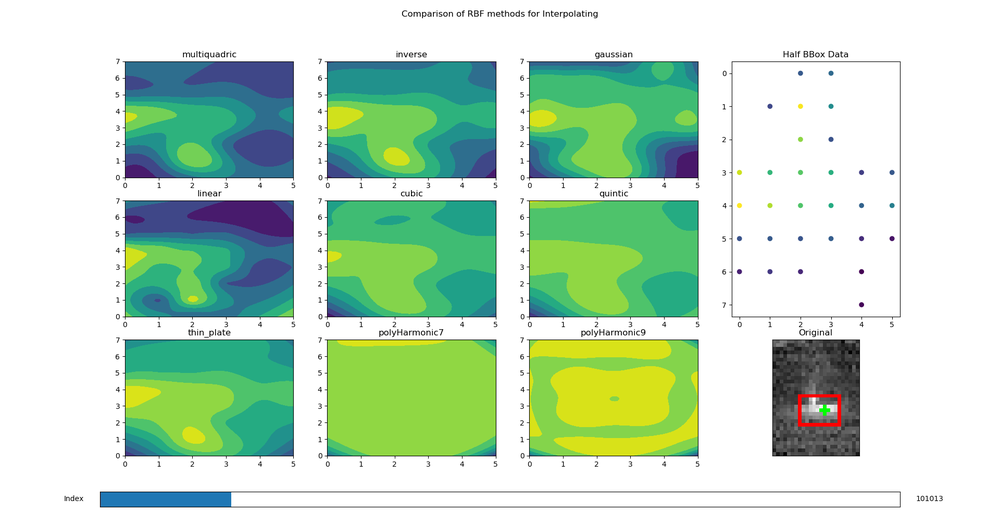
#> input picture 03 Scripts/3D Thermal Reconstruction/2dRBFhalfdataexample_f101013.png, 1000 x 512 px, shrunk from 1920 x 983 before the run, given in place of the camera
$ python slic-superpixels-graph-cut-camera.py
#> lines starting #> are read from the running program, lines starting #| are printed output that depends on the picture
import cv2
import numpy as np
import matplotlib.pyplot as plt
from skimage.segmentation import slic
from skimage.segmentation import mark_boundaries
from skimage.data import astronaut
from skimage.util import img_as_float
import maxflow
from scipy.spatial import Delaunay

############## FROM https://gist.github.com/royshil/52bd3a0e21e9e7f6a8747bde52a3f86b #################
# Calculate the SLIC superpixels, their histograms and neighbors
def superpixels_histograms_neighbors(img):
    # SLIC
    segments = slic(img, n_segments=500, compactness=20)
    segments_ids = np.unique(segments)

    # centers
    centers = np.array([np.mean(np.nonzero(segments==i),axis=1) for i in segments_ids])

    # H-S histograms for all superpixels
    hsv = cv2.cvtColor(img.astype('float32'), cv2.COLOR_BGR2HSV)
    bins = [20, 20] # H = S = 20
    ranges = [0, 360, 0, 1] # H: [0, 360], S: [0, 1]
    colors_hists = np.float32([cv2.calcHist([hsv],[0, 1], np.uint8(segments==i), bins, ranges).flatten() for i in segments_ids])

    # neighbors via Delaunay tesselation
    tri = Delaunay(centers)

    return (centers,colors_hists,segments,tri.vertex_neighbor_vertices)

# Get superpixels IDs for FG and BG from marking
# foreground is marked with red
# background is marked wtih blue
def find_superpixels_under_marking(marking, superpixels):
    fg_segments = np.unique(superpixels[marking[:,:,0]!=255])
    bg_segments = np.unique(superpixels[marking[:,:,2]!=255])
    return (fg_segments, bg_segments)

# Sum up the histograms for a given selection of superpixel IDs, normalize
def cumulative_histogram_for_superpixels(ids, histograms):
    h = np.sum(histograms[ids],axis=0)
    return h / h.sum()

# Get a bool mask of the pixels for a given selection of superpixel IDs
def pixels_for_segment_selection(superpixels_labels, selection):
    pixels_mask = np.where(np.isin(superpixels_labels, selection), True, False)
    return pixels_mask

# Get a normalized version of the given histograms (divide by sum)
def normalize_histograms(histograms):
    return np.float32([h / h.sum() for h in histograms])

# Perform graph cut using superpixels histograms
# the allocated foreground and background are based off markings set previously
def do_graph_cut(fgbg_hists, fgbg_superpixels, norm_hists, neighbors):
    num_nodes = norm_hists.shape[0]
    # Create a graph of N nodes, and estimate of 5 edges per node
    g = maxflow.Graph[float](num_nodes, num_nodes * 5)
    # Add N nodes
    nodes = g.add_nodes(num_nodes)

    hist_comp_alg = cv2.HISTCMP_KL_DIV

    # Smoothness term: cost between neighbors
    indptr,indices = neighbors
    for i in range(len(indptr)-1):
        N = indices[indptr[i]:indptr[i+1]] # list of neighbor superpixels
        hi = norm_hists[i]                 # histogram for center
        for n in N:
            if (n < 0) or (n > num_nodes):
                continue
            # Create two edges (forwards and backwards) with capacities based on
            # histogram matching
            hn = norm_hists[n]             # histogram for neighbor
            g.add_edge(nodes[i], nodes[n], 20-cv2.compareHist(hi, hn, hist_comp_alg),
                                           20-cv2.compareHist(hn, hi, hist_comp_alg))

    # Match term: cost to FG/BG
    for i,h in enumerate(norm_hists):
        # if the histogram index belongs to the foreground set
        if i in fgbg_superpixels[0]:
            g.add_tedge(nodes[i], 0, 1000) # FG - set high cost to BG
        # if the histogram index belongs to the background set
        elif i in fgbg_superpixels[1]:
            g.add_tedge(nodes[i], 1000, 0) # BG - set high cost to FG
        # if the histogram index does not belong to either
        # compare the foreground histograms to the current histogram and assign to forward edge?
        # compare the background histograms to the current histogram and assign to the backward edge?
        else:
            g.add_tedge(nodes[i], cv2.compareHist(fgbg_hists[0], h, hist_comp_alg),
                                  cv2.compareHist(fgbg_hists[1], h, hist_comp_alg))

    g.maxflow()
    return g.get_grid_segments(nodes)

# perform graph cutting without marked foreground and background
def graph_cut_nofgbg(norm_hists,neighbours):
    num_nodes = norm_hists.shape[0]
    # make graph with 5 edges per node
    g = maxflow.Graph[float](num_nodes,num_nodes*5)
    # add N nodes
    nodes = g.add_nodes(num_nodes)
    # set compare algorithm
    hist_comp_alg = cv2.HISTCMP_KL_DIV

    ## smoothness term is cost between neighbours
    indptr,indicies = neighbours
    for i in range(len(indptr)-1):
        N = indicies[indptr[i]:indptr[i+1]] # list of neighbor superpixels
        hi = norm_hists[i]                 # histogram for center
        # iterate over neighbouts
        for n in N:
            if (n < 0) or (n > num_nodes):
                continue
            # Create two edges (forwards and backwards) with capacities based on
            # histogram matching
            hn = norm_hists[n]             # histogram for neighbor
            g.add_edge(nodes[i], nodes[n], 20-cv2.compareHist(hi, hn, hist_comp_alg),
                                           20-cv2.compareHist(hn, hi, hist_comp_alg))

    ## assign costs
    # add a cost based on the comparison between neightbors?
    for i,h in enumerate(norm_hists):
        for n in N:
            if (n<0) or (n>num_nodes):
                continue
            hn = norm_hists[n]
            g.add_tedge(nodes[i], cv2.compareHist(h, hn, hist_comp_alg),
                                  cv2.compareHist(hn, h, hist_comp_alg))
    g.maxflow()
    return g.get_grid_segments(nodes)

def useCamera():
    # setup camera
    cam = cv2.VideoCapture(0)
    if not cam.isOpened():
        print("failed to get camera")
        cam.release()
        return

    ret,frame = cam.read()
#> frame is the input picture: shape (512, 1000, 3); mean B, G, R 194.9, 219.6, 190.8
    if not ret:
        print("failed to get test frame")
        cam.release()
        return

    # define image marking as a white image
    # meaning we don't know what is foreground or background?
    img_marking = 255*np.ones(frame.shape,frame.dtype)
    while True:
        ret,frame = cam.read()
        if not ret:
            print("failed to get frame")
            cam.release()
            return

        centers,colors_hists,segments,neighbors = superpixels_histograms_neighbors(frame)
#> in superpixels_histograms_neighbors, `segments = slic(img, n_segments=500, compactness=20)`:
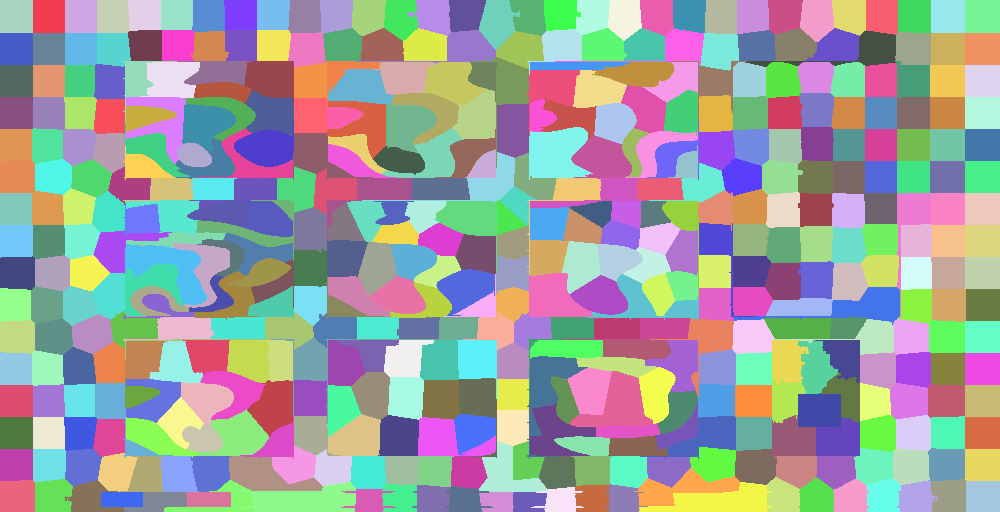
#> segments: shape (512, 1000) int64; 452 distinct labels, from 1 to 452; one colour per label, 0 black
#> in superpixels_histograms_neighbors, `segments_ids = np.unique(segments)`: segments_ids = 452 values from 1 to 452
#> in superpixels_histograms_neighbors, `centers = np.array([np.mean(np.nonzero(segments==i),axis=1) for i in s..`: centers = 452 pairs, first value 14.18 to 501.3, second value 14.72 to 982.5
#> in superpixels_histograms_neighbors, `hsv = cv2.cvtColor(img.astype('float32'), cv2.COLOR_BGR2HSV)`: hsv: shape (512, 1000, 3) float32; mean H, S, V 51.7, 0.2, 223.5
#> in superpixels_histograms_neighbors, `colors_hists = np.float32([cv2.calcHist([hsv],[0, 1], np.uint8(segment..`:
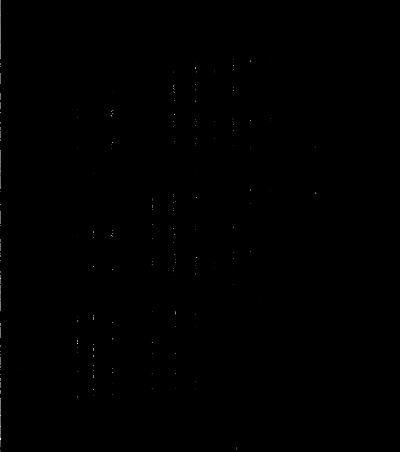
#> colors_hists: shape (452, 400) float32; min 0, max 2373, mean 2.8; drawn with min black and max white
        fg_segments, bg_segments = find_superpixels_under_marking(img_marking, segments)
#> in find_superpixels_under_marking, `fg_segments = np.unique(superpixels[marking[:,:,0]!=255])`: fg_segments = empty array
#> fg_segments = empty array; bg_segments = empty array
#> img_marking: shape (512, 1000, 3); every value is 255

        # get cumulative BG/FG histograms, before normalization
        fg_cumulative_hist = cumulative_histogram_for_superpixels(fg_segments, colors_hists)
#> in cumulative_histogram_for_superpixels, `h = np.sum(histograms[ids],axis=0)`: h = 400 values from 0 to 0
        bg_cumulative_hist = cumulative_histogram_for_superpixels(bg_segments, colors_hists)
        # normalize histograms
        norm_hists = normalize_histograms(colors_hists)
        # perform graph cut
        graph_cut = do_graph_cut((fg_cumulative_hist, bg_cumulative_hist),
                                 (fg_segments,        bg_segments),
                                 norm_hists,
                                 neighbors)

        ## plot results
        # get segmentation mask
        segmask = pixels_for_segment_selection(segments, np.nonzero(graph_cut)).astype("uint8")
        # mark bouundaries
        marks = mark_boundaries(frame, segments)
        # update windows
        cv2.imshow("frame",frame)
        cv2.imshow("mask",cv2.normalize(segmask,segmask,0,255,cv2.NORM_MINMAX).astype("uint8"))
        cv2.imshow("markings",marks)

        key = cv2.waitKey(1) & 0xFF
        if key == 27:
            print("ESC exit")
            break

    cam.release()

if __name__ == "__main__":
    useCamera()
#> (the call stopped at in do_graph_cut, `g = maxflow.Graph[float](num_nodes, num_nodes * 5)`: maxflow is not available in this run)
    cv2.destroyAllWindows()

$ run again, on 03 Scripts/3D Thermal Reconstruction/2dRBFhalfdataexample_f103188.png
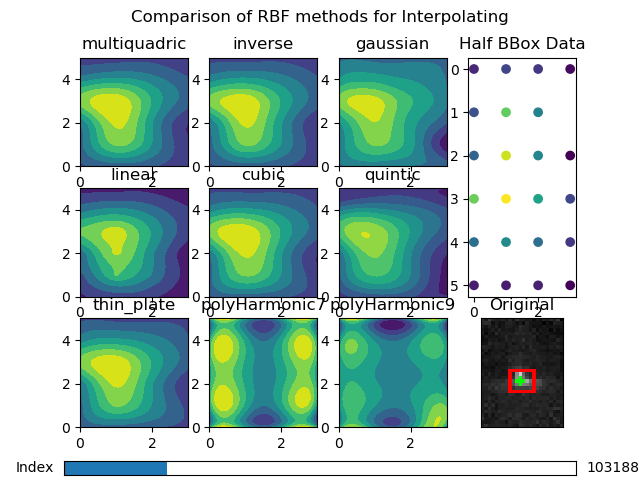
#> input picture 03 Scripts/3D Thermal Reconstruction/2dRBFhalfdataexample_f103188.png, 640 x 480 px, given in place of the camera
#> in useCamera, frame is the input picture: shape (480, 640, 3); mean B, G, R 191.3, 199.8, 173.5
#> in superpixels_histograms_neighbors, `segments = slic(img, n_segments=500, compactness=20)`:
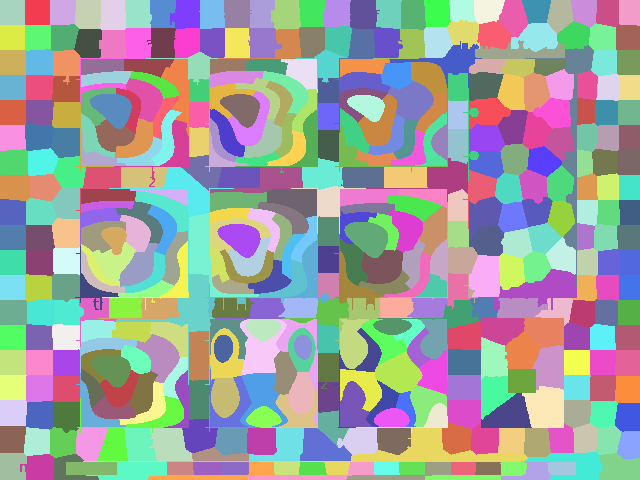
#> segments: shape (480, 640) int64; 438 distinct labels, from 1 to 438; one colour per label, 0 black
#> segments_ids = 438 values from 1 to 438
#> in superpixels_histograms_neighbors, `centers = np.array([np.mean(np.nonzero(segments==i),axis=1) for i in s..`: centers = 438 pairs, first value 10.11 to 473.4, second value 12 to 629.5
#> hsv: shape (480, 640, 3) float32; mean H, S, V 59.4, 0.2, 207.1
#> in superpixels_histograms_neighbors, `colors_hists = np.float32([cv2.calcHist([hsv],[0, 1], np.uint8(segment..`:
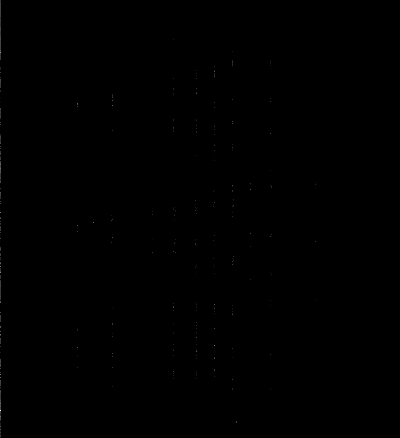
#> colors_hists: shape (438, 400) float32; min 0, max 2758, mean 1.8; drawn with min black and max white
#> in find_superpixels_under_marking, `fg_segments = np.unique(superpixels[marking[:,:,0]!=255])`: fg_segments = empty array
#> img_marking: shape (480, 640, 3); every value is 255
#> h = 400 values from 0 to 0

$ run again, on 03 Scripts/3D Thermal Reconstruction/2dRBFhalfdataexample_f98381.png
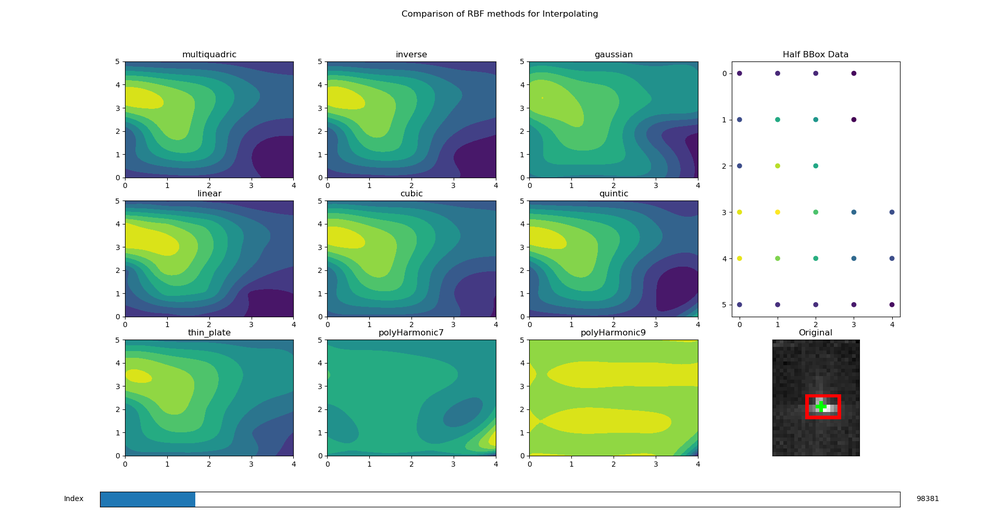
#> input picture 03 Scripts/3D Thermal Reconstruction/2dRBFhalfdataexample_f98381.png, 1000 x 512 px, shrunk from 1920 x 983 before the run, given in place of the camera
#> in useCamera, frame is the input picture: shape (512, 1000, 3); mean B, G, R 199.3, 210.7, 184.2
#> in superpixels_histograms_neighbors, `segments = slic(img, n_segments=500, compactness=20)`:
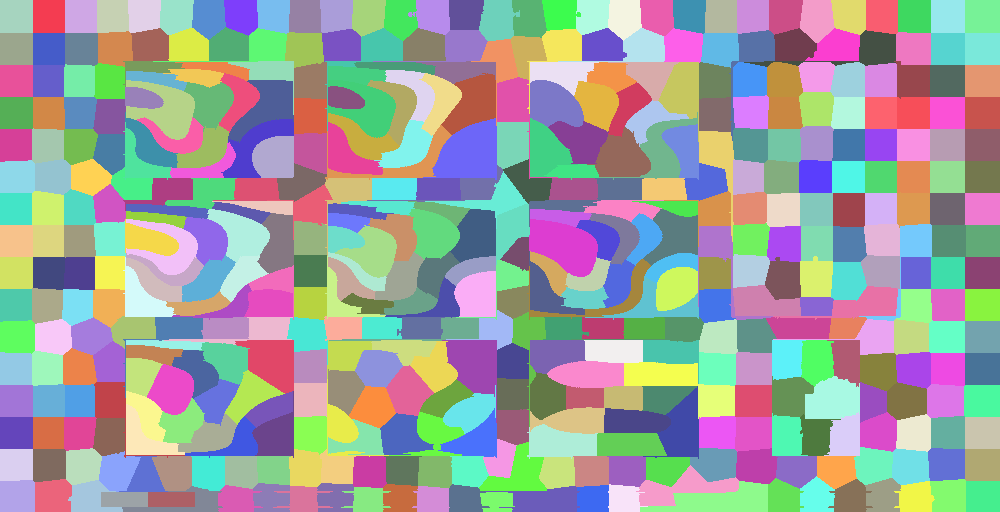
#> segments: shape (512, 1000) int64; 456 distinct labels, from 1 to 456; one colour per label, 0 black
#> segments_ids = 456 values from 1 to 456
#> in superpixels_histograms_neighbors, `centers = np.array([np.mean(np.nonzero(segments==i),axis=1) for i in s..`: centers = 456 pairs, first value 13.85 to 502.9, second value 15.38 to 982.5
#> hsv: shape (512, 1000, 3) float32; mean H, S, V 59.5, 0.2, 217.1
#> in superpixels_histograms_neighbors, `colors_hists = np.float32([cv2.calcHist([hsv],[0, 1], np.uint8(segment..`:
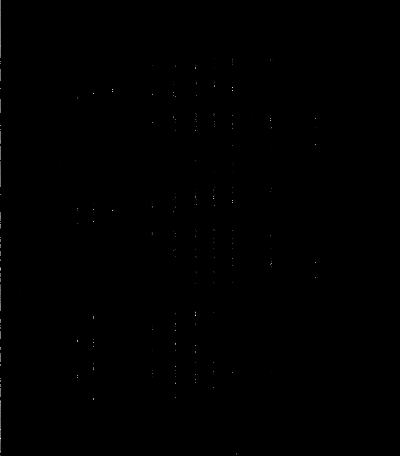
#> colors_hists: shape (456, 400) float32; min 0, max 2297, mean 2.8; drawn with min black and max white
#> in find_superpixels_under_marking, `fg_segments = np.unique(superpixels[marking[:,:,0]!=255])`: fg_segments = empty array
#> img_marking: shape (512, 1000, 3); every value is 255
#> h = 400 values from 0 to 0
